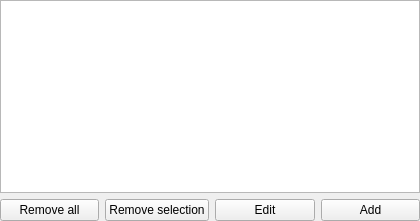
<?xml version="1.0" encoding="UTF-8"?>
<ui version="4.0">
 <class>FormConditions</class>
 <widget class="QWidget" name="FormConditions">
  <property name="geometry">
   <rect>
    <x>0</x>
    <y>0</y>
    <width>420</width>
    <height>221</height>
   </rect>
  </property>
  <property name="sizePolicy">
   <sizepolicy hsizetype="Expanding" vsizetype="Expanding">
    <horstretch>0</horstretch>
    <verstretch>0</verstretch>
   </sizepolicy>
  </property>
  <layout class="QGridLayout" name="gridLayout">
   <property name="leftMargin">
    <number>0</number>
   </property>
   <property name="topMargin">
    <number>0</number>
   </property>
   <property name="rightMargin">
    <number>0</number>
   </property>
   <property name="bottomMargin">
    <number>0</number>
   </property>
   <item row="1" column="0">
    <widget class="QPushButton" name="buttonRemoveAll">
     <property name="text">
      <string>Remove all</string>
     </property>
    </widget>
   </item>
   <item row="1" column="1">
    <widget class="QPushButton" name="buttonRemove">
     <property name="text">
      <string>Remove selection</string>
     </property>
    </widget>
   </item>
   <item row="1" column="2">
    <widget class="QPushButton" name="buttonEdit">
     <property name="text">
      <string>Edit</string>
     </property>
    </widget>
   </item>
   <item row="1" column="3">
    <widget class="QPushButton" name="buttonAddFilter">
     <property name="text">
      <string>Add</string>
     </property>
    </widget>
   </item>
   <item row="0" column="0" colspan="4">
    <widget class="QListWidget" name="listConditionsFull">
     <property name="sizePolicy">
      <sizepolicy hsizetype="Expanding" vsizetype="Expanding">
       <horstretch>0</horstretch>
       <verstretch>0</verstretch>
      </sizepolicy>
     </property>
     <property name="minimumSize">
      <size>
       <width>0</width>
       <height>20</height>
      </size>
     </property>
     <property name="font">
      <font>
       <family>Monospace</family>
      </font>
     </property>
     <property name="dragDropMode">
      <enum>QAbstractItemView::InternalMove</enum>
     </property>
     <property name="selectionMode">
      <enum>QAbstractItemView::ExtendedSelection</enum>
     </property>
     <property name="movement">
      <enum>QListView::Snap</enum>
     </property>
    </widget>
   </item>
  </layout>
 </widget>
 <resources/>
 <connections/>
</ui>
